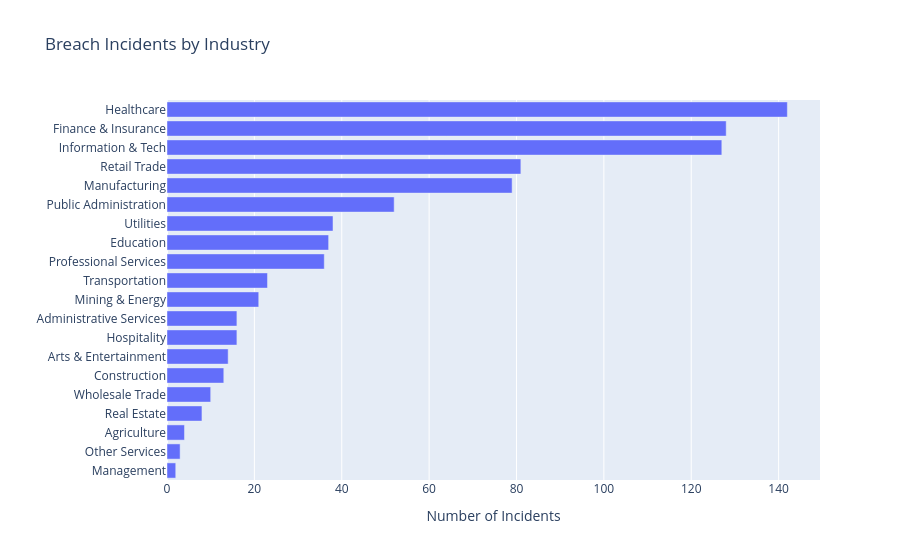

Notebook source saved alongside this figure:
### Code cell
plot_incidents_by_industry(df).show()

### Figure 1 — Plotly figure (JSON) as saved in the notebook; plotly's stock layout.template omitted (floating-point values rounded to 4 significant figures)
{"data": [{"hovertemplate": "Number of Incidents=%{x}<br>=%{y}<extra></extra>", "legendgroup": "", "marker": {"color": "#636efa", "pattern": {"shape": ""}}, "name": "", "orientation": "h", "showlegend": false, "textposition": "auto", "type": "bar", "x": [2, 3, 4, 8, 10, 13, 14, 16, 16, 21, 23, 36, 37, 38, 52, 79, 81, 127, 128, 142], "xaxis": "x", "y": ["Management", "Other Services", "Agriculture", "Real Estate", "Wholesale Trade", "Construction", "Arts & Entertainment", "Hospitality", "Administrative Services", "Mining & Energy", "Transportation", "Professional Services", "Education", "Utilities", "Public Administration", "Manufacturing", "Retail Trade", "Information & Tech", "Finance & Insurance", "Healthcare"], "yaxis": "y"}], "layout": {"autosize": true, "barmode": "relative", "legend": {"tracegroupgap": 0}, "title": {"text": "Breach Incidents by Industry"}, "xaxis": {"anchor": "y", "autorange": true, "domain": [0, 1], "range": [0, 149.5], "title": {"text": "Number of Incidents"}, "type": "linear"}, "yaxis": {"anchor": "x", "autorange": true, "domain": [0, 1], "range": [-0.5, 19.5], "title": {"text": ""}, "type": "category"}}}
